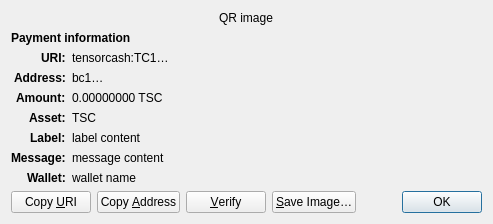
<?xml version="1.0" encoding="UTF-8"?>
<ui version="4.0">
 <class>ReceiveRequestDialog</class>
 <widget class="QDialog" name="ReceiveRequestDialog">
  <property name="geometry">
   <rect>
    <x>0</x>
    <y>0</y>
    <width>413</width>
    <height>229</height>
   </rect>
  </property>
  <property name="windowTitle">
   <string>Request payment to …</string>
  </property>
  <layout class="QGridLayout" name="gridLayout" columnstretch="0,1">
   <property name="sizeConstraint">
    <enum>QLayout::SetFixedSize</enum>
   </property>
   <item row="0" column="0" colspan="2" alignment="Qt::AlignHCenter">
    <widget class="QRImageWidget" name="qr_code">
     <property name="text">
      <string notr="true">QR image</string>
     </property>
     <property name="textInteractionFlags">
      <set>Qt::NoTextInteraction</set>
     </property>
    </widget>
   </item>
   <item row="1" column="0" colspan="2">
    <widget class="QLabel" name="payment_header">
     <property name="font">
      <font>
       <weight>75</weight>
       <bold>true</bold>
      </font>
     </property>
     <property name="text">
      <string>Payment information</string>
     </property>
     <property name="textInteractionFlags">
      <set>Qt::NoTextInteraction</set>
     </property>
    </widget>
   </item>
   <item row="2" column="0" alignment="Qt::AlignRight|Qt::AlignTop">
    <widget class="QLabel" name="uri_tag">
     <property name="font">
      <font>
       <weight>75</weight>
       <bold>true</bold>
      </font>
     </property>
     <property name="text">
      <string notr="true">URI:</string>
     </property>
     <property name="textFormat">
      <enum>Qt::PlainText</enum>
     </property>
     <property name="textInteractionFlags">
      <set>Qt::NoTextInteraction</set>
     </property>
    </widget>
   </item>
   <item row="2" column="1" alignment="Qt::AlignTop">
    <widget class="QLabel" name="uri_content">
     <property name="text">
      <string notr="true">tensorcash:TC1…</string>
     </property>
     <property name="textFormat">
      <enum>Qt::RichText</enum>
     </property>
     <property name="wordWrap">
      <bool>true</bool>
     </property>
     <property name="textInteractionFlags">
      <set>Qt::TextSelectableByMouse</set>
     </property>
    </widget>
   </item>
   <item row="3" column="0" alignment="Qt::AlignRight|Qt::AlignTop">
    <widget class="QLabel" name="address_tag">
     <property name="font">
      <font>
       <weight>75</weight>
       <bold>true</bold>
      </font>
     </property>
     <property name="text">
      <string>Address:</string>
     </property>
     <property name="textInteractionFlags">
      <set>Qt::NoTextInteraction</set>
     </property>
    </widget>
   </item>
   <item row="3" column="1" alignment="Qt::AlignTop">
    <widget class="QLabel" name="address_content">
     <property name="text">
      <string notr="true">bc1…</string>
     </property>
     <property name="textFormat">
      <enum>Qt::PlainText</enum>
     </property>
     <property name="textInteractionFlags">
      <set>Qt::TextSelectableByMouse</set>
     </property>
    </widget>
   </item>
   <item row="4" column="0" alignment="Qt::AlignRight|Qt::AlignTop">
    <widget class="QLabel" name="amount_tag">
     <property name="font">
      <font>
       <weight>75</weight>
       <bold>true</bold>
      </font>
     </property>
     <property name="text">
      <string>Amount:</string>
     </property>
     <property name="textInteractionFlags">
      <set>Qt::NoTextInteraction</set>
     </property>
    </widget>
   </item>
   <item row="4" column="1" alignment="Qt::AlignTop">
    <widget class="QLabel" name="amount_content">
     <property name="text">
      <string notr="true">0.00000000 TSC</string>
     </property>
     <property name="textFormat">
      <enum>Qt::PlainText</enum>
     </property>
     <property name="textInteractionFlags">
      <set>Qt::TextSelectableByMouse</set>
     </property>
    </widget>
   </item>
   <item row="5" column="0" alignment="Qt::AlignRight|Qt::AlignTop">
    <widget class="QLabel" name="asset_tag">
     <property name="font">
      <font>
       <weight>75</weight>
       <bold>true</bold>
      </font>
     </property>
     <property name="text">
      <string>Asset:</string>
     </property>
     <property name="textInteractionFlags">
      <set>Qt::NoTextInteraction</set>
     </property>
    </widget>
   </item>
   <item row="5" column="1" alignment="Qt::AlignTop">
    <widget class="QLabel" name="asset_content">
     <property name="text">
      <string notr="true">TSC</string>
     </property>
     <property name="textFormat">
      <enum>Qt::PlainText</enum>
     </property>
     <property name="textInteractionFlags">
      <set>Qt::TextSelectableByMouse</set>
     </property>
    </widget>
   </item>
   <item row="6" column="0" alignment="Qt::AlignRight|Qt::AlignTop">
    <widget class="QLabel" name="label_tag">
     <property name="font">
      <font>
       <weight>75</weight>
       <bold>true</bold>
      </font>
     </property>
     <property name="text">
      <string>Label:</string>
     </property>
     <property name="textInteractionFlags">
      <set>Qt::NoTextInteraction</set>
     </property>
    </widget>
   </item>
   <item row="6" column="1" alignment="Qt::AlignTop">
    <widget class="QLabel" name="label_content">
     <property name="text">
      <string notr="true">label content</string>
     </property>
     <property name="textFormat">
      <enum>Qt::PlainText</enum>
     </property>
     <property name="wordWrap">
      <bool>true</bool>
     </property>
     <property name="textInteractionFlags">
      <set>Qt::TextSelectableByMouse</set>
     </property>
    </widget>
   </item>
   <item row="7" column="0" alignment="Qt::AlignRight|Qt::AlignTop">
    <widget class="QLabel" name="message_tag">
     <property name="font">
      <font>
       <weight>75</weight>
       <bold>true</bold>
      </font>
     </property>
     <property name="text">
      <string>Message:</string>
     </property>
     <property name="textInteractionFlags">
      <set>Qt::NoTextInteraction</set>
     </property>
    </widget>
   </item>
   <item row="7" column="1" alignment="Qt::AlignTop">
    <widget class="QLabel" name="message_content">
     <property name="text">
      <string notr="true">message content</string>
     </property>
     <property name="textFormat">
      <enum>Qt::PlainText</enum>
     </property>
     <property name="wordWrap">
      <bool>true</bool>
     </property>
     <property name="textInteractionFlags">
      <set>Qt::TextSelectableByMouse</set>
     </property>
    </widget>
   </item>
   <item row="8" column="0" alignment="Qt::AlignRight|Qt::AlignTop">
    <widget class="QLabel" name="wallet_tag">
     <property name="font">
      <font>
       <weight>75</weight>
       <bold>true</bold>
      </font>
     </property>
     <property name="text">
      <string>Wallet:</string>
     </property>
     <property name="textInteractionFlags">
      <set>Qt::NoTextInteraction</set>
     </property>
    </widget>
   </item>
   <item row="8" column="1" alignment="Qt::AlignTop">
    <widget class="QLabel" name="wallet_content">
     <property name="text">
      <string notr="true">wallet name</string>
     </property>
     <property name="textFormat">
      <enum>Qt::PlainText</enum>
     </property>
     <property name="wordWrap">
      <bool>true</bool>
     </property>
     <property name="textInteractionFlags">
      <set>Qt::TextSelectableByMouse</set>
     </property>
    </widget>
   </item>
   <item row="9" column="0" colspan="2">
    <layout class="QHBoxLayout" name="horizontalLayout">
     <item>
      <widget class="QPushButton" name="btnCopyURI">
       <property name="text">
        <string>Copy &amp;URI</string>
       </property>
       <property name="autoDefault">
        <bool>false</bool>
       </property>
      </widget>
     </item>
     <item>
      <widget class="QPushButton" name="btnCopyAddress">
       <property name="text">
        <string>Copy &amp;Address</string>
       </property>
       <property name="autoDefault">
        <bool>false</bool>
       </property>
      </widget>
     </item>
     <item>
      <widget class="QPushButton" name="btnVerify">
       <property name="text">
        <string>&amp;Verify</string>
       </property>
       <property name="toolTip">
        <string>Verify this address on e.g. a hardware wallet screen</string>
       </property>
       <property name="autoDefault">
        <bool>false</bool>
       </property>
      </widget>
     </item>
     <item>
      <widget class="QPushButton" name="btnSaveAs">
       <property name="text">
        <string>&amp;Save Image…</string>
       </property>
       <property name="autoDefault">
        <bool>false</bool>
       </property>
      </widget>
     </item>
     <item>
      <spacer name="horizontalSpacer_2">
       <property name="orientation">
        <enum>Qt::Horizontal</enum>
       </property>
       <property name="sizeHint" stdset="0">
        <size>
         <width>40</width>
         <height>20</height>
        </size>
       </property>
      </spacer>
     </item>
     <item>
      <widget class="QDialogButtonBox" name="buttonBox">
       <property name="focusPolicy">
        <enum>Qt::StrongFocus</enum>
       </property>
       <property name="standardButtons">
        <set>QDialogButtonBox::Ok</set>
       </property>
      </widget>
     </item>
    </layout>
   </item>
  </layout>
 </widget>
 <customwidgets>
  <customwidget>
   <class>QRImageWidget</class>
   <extends>QLabel</extends>
   <header>qt/qrimagewidget.h</header>
  </customwidget>
 </customwidgets>
 <tabstops>
  <tabstop>buttonBox</tabstop>
  <tabstop>btnCopyURI</tabstop>
  <tabstop>btnCopyAddress</tabstop>
  <tabstop>btnSaveAs</tabstop>
 </tabstops>
 <resources/>
 <connections>
  <connection>
   <sender>buttonBox</sender>
   <signal>accepted()</signal>
   <receiver>ReceiveRequestDialog</receiver>
   <slot>accept()</slot>
   <hints>
    <hint type="sourcelabel">
     <x>135</x>
     <y>230</y>
    </hint>
    <hint type="destinationlabel">
     <x>135</x>
     <y>126</y>
    </hint>
   </hints>
  </connection>
 </connections>
</ui>
